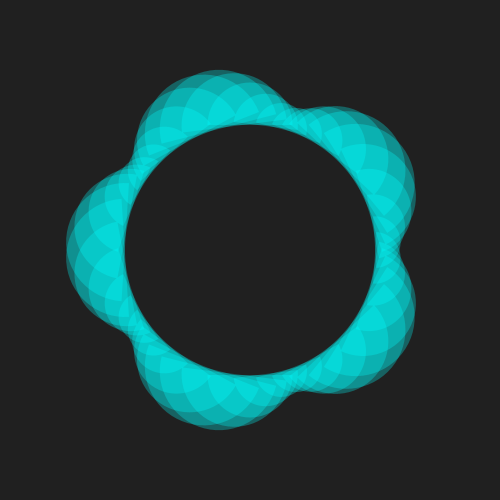
Frame 1 (no input)
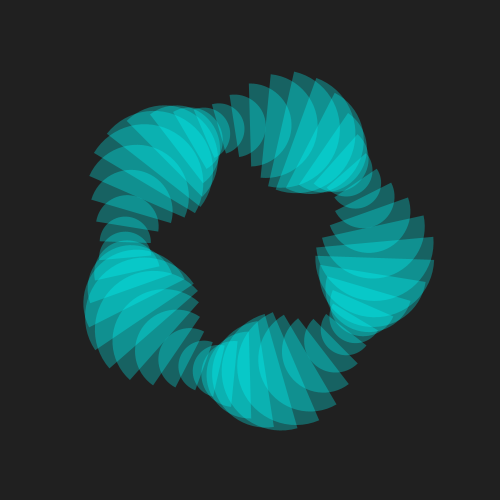
Frame 60 (the mouse pressed at the canvas centre just before this capture)
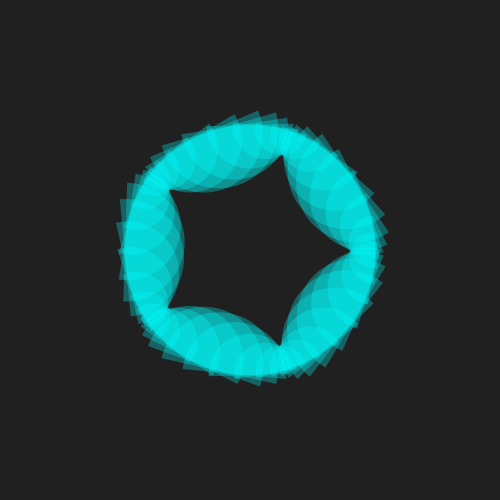
Frame 120 (the mouse held since frame 60 and released just before this capture)

The Processing sketch that drew these frames (run headless with seeded random() and noise(); from frame 60 on, the mouse is pressed at the canvas centre):

// Processing sketch: processing_156438
// ── processing_156438.pde

int num = 50;
float theta, yStart;

void setup() {
  size(500, 500);
  noFill();
  strokeCap(SQUARE);
}

void draw() {
  background(#202020);
  translate(width/2, height/2);
  strokeWeight(2);
  stroke(#00ffff,200);
  for (int i=0; i<num; i++) {
    fill(#00ffff, 75);
    noStroke();
    pushMatrix();
    float offSet = TWO_PI/num*i;
    rotate(offSet);
    float sz = map(sin(theta+offSet*(num/10)), -1, 1, 50, 120);
    float start = theta/2;
    float end = start + PI;
    yStart = width*.25;
    arc(0, yStart, sz, sz, start, end);
    popMatrix();
  }
  theta += 0.0523;
}
